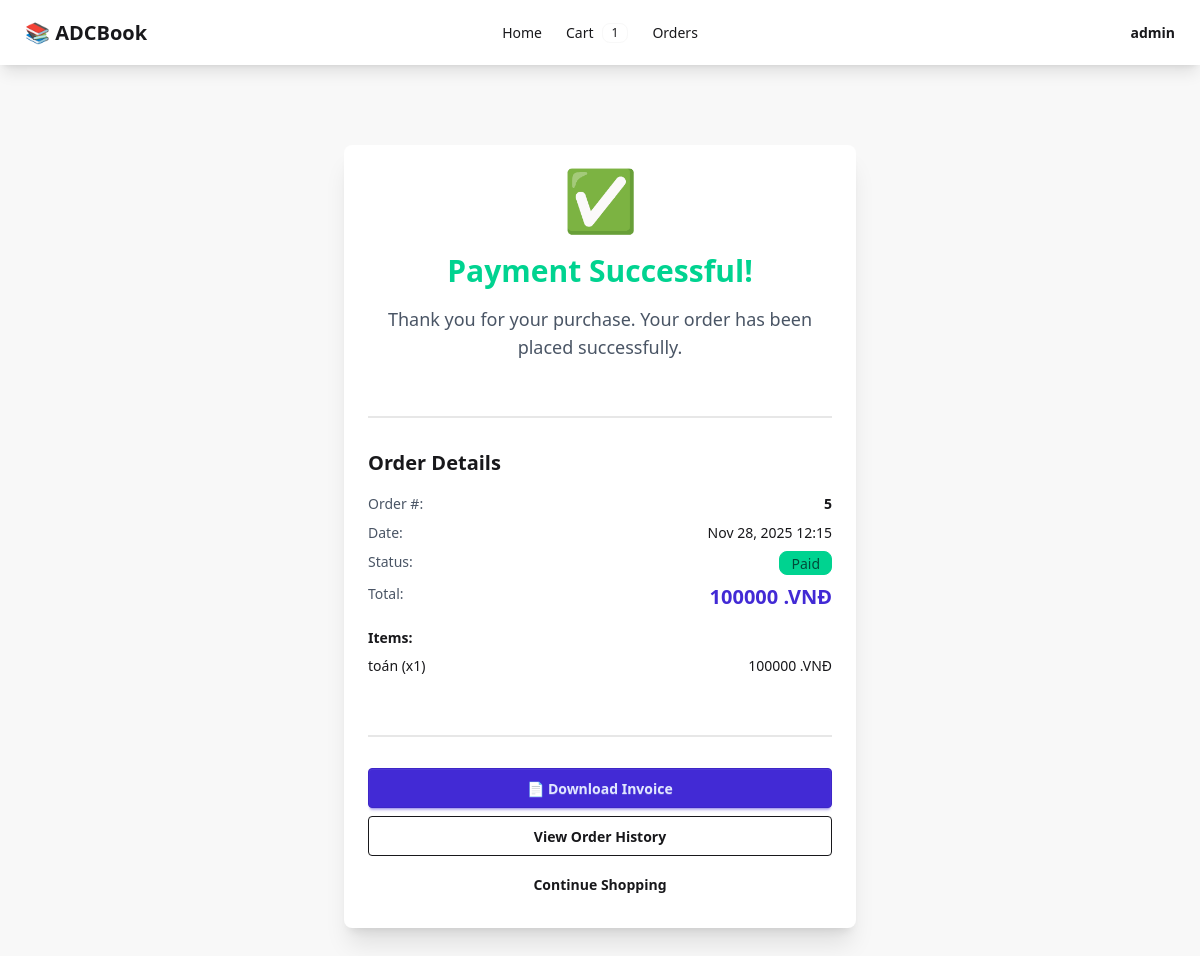
The app's page /payment/success/5/ (signed in), older data.
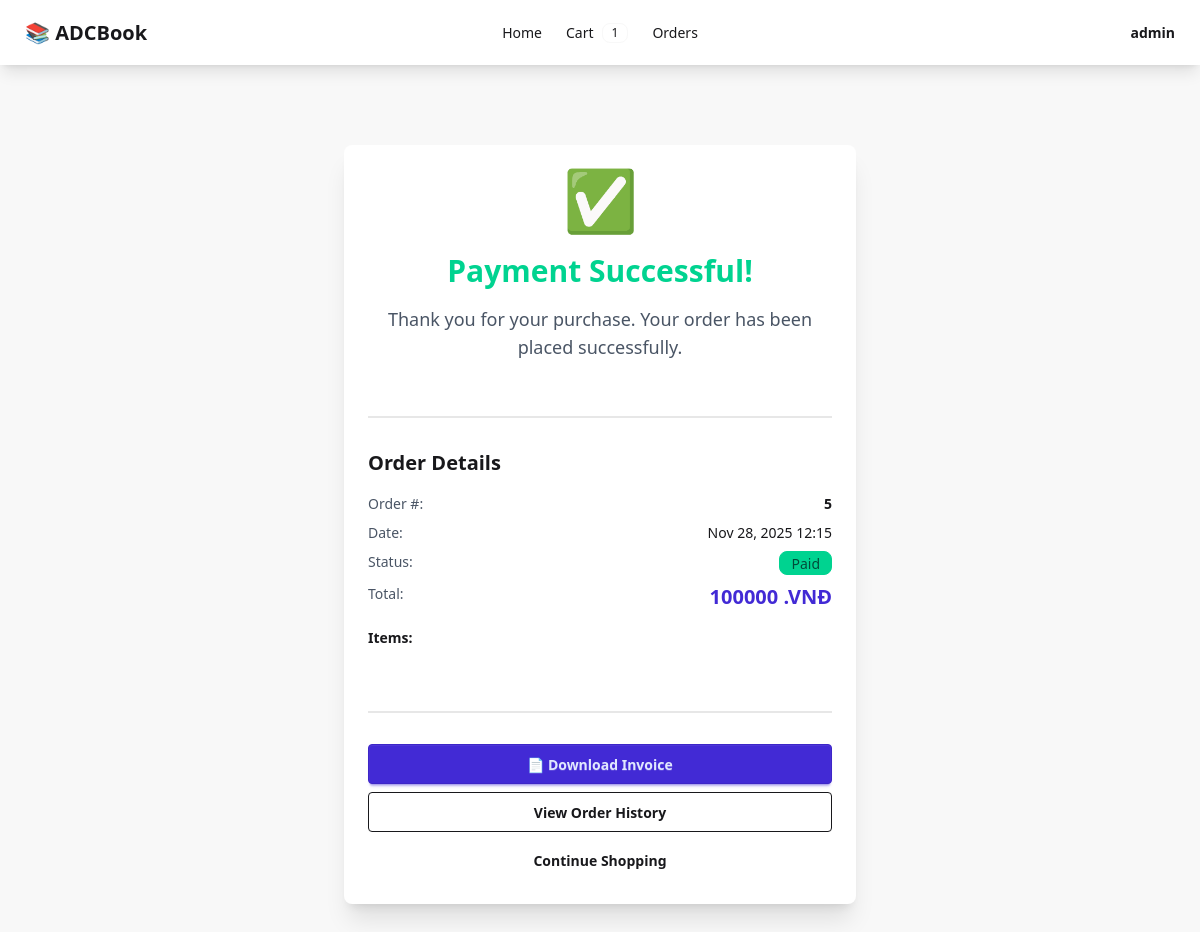
The same page, newer data.
### orders/models.py (models this page shows, shortened)
class OrderItem(models.Model):
    order = models.ForeignKey(Order, on_delete=models.CASCADE, related_name='items')
    book = models.ForeignKey(Book, on_delete=models.CASCADE)
    quantity = models.IntegerField(validators=[MinValueValidator(1)])
    price = models.DecimalField(max_digits=10, decimal_places=0, validators=[MinValueValidator(0)])
    def subtotal(self):
        return self.price * self.quantity

### books/models.py (models this page shows, shortened)
class Book(models.Model):
    name = models.CharField(max_length=200)
    price = models.DecimalField(max_digits=10, decimal_places=0, validators=[MinValueValidator(0)])
    image = models.ImageField(upload_to='books/', blank=True, null=True)
    grade = models.ForeignKey(Grade, on_delete=models.CASCADE, related_name='books')
    subject = models.ForeignKey(Subject, on_delete=models.CASCADE, related_name='books')
    description = models.TextField(blank=True)
    created_at = models.DateTimeField(auto_now_add=True)
    updated_at = models.DateTimeField(auto_now=True)
    class Meta:
        ordering = ['-created_at']

### orders/views.py (the view)
# urls.py: path('payment/success/<int:order_id>/', order_views.payment_success, name='payment_success'),
@login_required
def payment_success(request, order_id):
    order = get_object_or_404(Order, id=order_id, user=request.user)
    return render(request, 'orders/payment_success.html', {'order': order})

### cart/context_processors.py (called while the page is built)
def cart_count(request):
    if request.user.is_authenticated:
        try:
            cart = request.user.cart
            count = sum(item.quantity for item in cart.items.all())
            return {'cart_count': count}
        except:
            return {'cart_count': 0}
    return {'cart_count': 0}

### orders/templates/orders/payment_success.html
{% extends 'base.html' %} {% block title %}Payment Successful - Bookstore{% endblock %} {% block content %}
<div class="flex flex-col items-center justify-center py-12">
    <div class="card bg-base-100 shadow-xl max-w-lg w-full">
        <div class="card-body text-center">
            <div class="text-6xl mb-4">✅</div>
            <h1 class="text-3xl font-bold text-success mb-2">Payment Successful!</h1>
            <p class="text-lg text-gray-600 mb-6">Thank you for your purchase. Your order has been placed successfully.</p>
            <div class="divider"></div>
            <div class="text-left mb-6">
                <h2 class="text-xl font-bold mb-4">Order Details</h2>
                <div class="flex justify-between mb-2">
                    <span class="text-gray-600">Order #:</span>
                    <span class="font-bold">{{ order.id }}</span>
                </div>
                <div class="flex justify-between mb-2">
                    <span class="text-gray-600">Date:</span>
                    <span>{{ order.created_at|date:"M d, Y H:i" }}</span>
                </div>
                <div class="flex justify-between mb-2">
                    <span class="text-gray-600">Status:</span>
                    <span class="badge badge-success">{{ order.get_status_display }}</span>
                </div>
                <div class="flex justify-between mb-4">
                    <span class="text-gray-600">Total:</span>
                    <span class="text-xl font-bold text-primary">{{ order.total_price }} .VNĐ</span>
                </div>
                <h3 class="font-bold mb-2">Items:</h3>
                {% for item in order.items.all %}
                <div class="flex justify-between text-sm mb-1">
                    <span>{{ item.book.name }} (x{{ item.quantity }})</span>
                    <span>{{ item.subtotal }} .VNĐ</span>
                </div>
                {% endfor %}
            </div>
            <div class="divider"></div>
            <div class="card-actions flex-col gap-2">
                <a href="{% url 'download_invoice' order.id %}" class="btn btn-primary w-full">
                    📄 Download Invoice
                </a>
                <a href="{% url 'order_history' %}" class="btn btn-outline w-full">
                    View Order History
                </a>
                <a href="{% url 'home' %}" class="btn btn-ghost w-full">
                    Continue Shopping
                </a>
            </div>
        </div>
    </div>
</div>
{% endblock %}

Row changes from the older to the newer data that the page shows:
removed OrderItem: book.name "toán", quantity "1", subtotal "100000"
